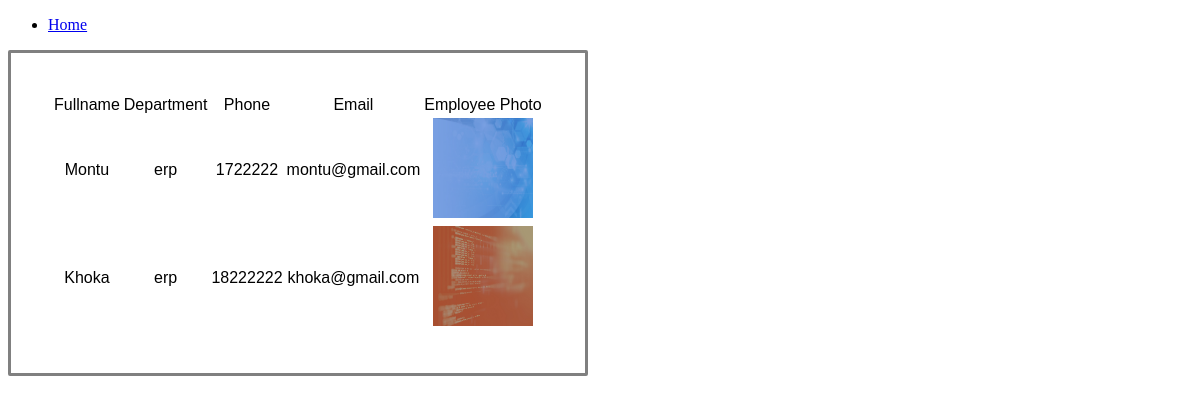
The page /viewerp.php on the database its author committed.
### tables this page shows
CREATE TABLE `employeeinfo` (
  `id` int(50) NOT NULL,
  `username` varchar(255) NOT NULL,
  `fullname` varchar(255) NOT NULL,
  `department` varchar(255) NOT NULL,
  `bday` date NOT NULL,
  `address` varchar(255) NOT NULL,
  `phone` int(11) NOT NULL,
  `email` varchar(255) NOT NULL,
  `joindate` date NOT NULL,
  `employeeid` int(11) NOT NULL,
  `roomno` varchar(255) NOT NULL,
  `designation` varchar(255) NOT NULL,
  `branch` varchar(255) NOT NULL,
  `officeemail` varchar(255) NOT NULL,
  `image` varchar(255) NOT NULL
);

### viewerp.php (the view, shortened to what this page needs)
<?php
include 'connection.php';
$que = "select * from employeeinfo where department='erp' ";
$_result = mysqli_query($conn, $que);
$rowcount = mysqli_num_rows($_result);
?>
<!DOCTYPE html>
<html lang="en">
<head>
</head>
<body>
    <ul>
        <li><a href="about.php">Home</a></li>
    </ul>
    <table>
        <tr>
            <td>Fullname</td>
            <td>Department</td>
            <td>Phone</td>
            <td>Email</td>
            <td>Employee Photo</td>
        </tr>
        <?php
        for ($i = 1; $i <= $rowcount; $i++) {
            $row = mysqli_fetch_array($_result)
        ?>
            <tr>
                <td><?php echo $row["fullname"] ?></td>
                <td><?php echo $row["department"] ?></td>
                <td><?php echo $row["phone"] ?></td>
                <td><?php echo $row["email"] ?></td>
                <td><img src="upload/<?php echo $row["image"] ?>"></img>
                </td>
            </tr>
        <?php
        }
        ?>
    </table>
</body>
</html>

### viewerp.php (style rules this page uses)
table { padding: 40px; text-align: center; font-family: 'Gill Sans', 'Gill Sans MT', Calibri, 'Trebuchet MS', sans-serif; border-radius: 2px; border-style: solid; }
img { width: 100px; height: 100px; }

### rows shown on the page
employeeinfo: fullname "Montu", department "erp", phone "1722222", email "montu@gmail.com", image (picture)
employeeinfo: fullname "Khoka", department "erp", phone "18222222", email "khoka@gmail.com", image (picture)
